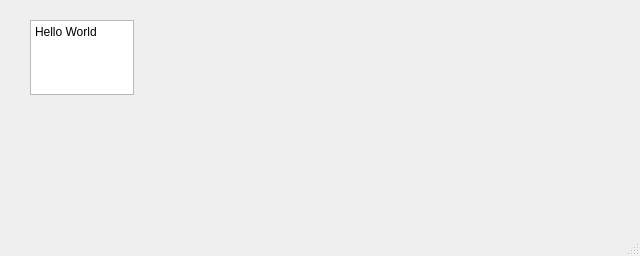
<?xml version="1.0" encoding="UTF-8"?>
<ui version="4.0">
 <class>MainWindow</class>
 <widget class="QMainWindow" name="MainWindow">
  <property name="geometry">
   <rect>
    <x>0</x>
    <y>0</y>
    <width>640</width>
    <height>256</height>
   </rect>
  </property>
  <property name="windowTitle">
   <string>MainWindow</string>
  </property>
  <widget class="QWidget" name="centralwidget">
   <widget class="QTextEdit" name="textEdit">
    <property name="geometry">
     <rect>
      <x>30</x>
      <y>20</y>
      <width>104</width>
      <height>75</height>
     </rect>
    </property>
    <property name="html">
     <string>&lt;!DOCTYPE HTML PUBLIC &quot;-//W3C//DTD HTML 4.0//EN&quot; &quot;http://www.w3.org/TR/REC-html40/strict.dtd&quot;&gt;
&lt;html&gt;&lt;head&gt;&lt;meta name=&quot;qrichtext&quot; content=&quot;1&quot; /&gt;&lt;style type=&quot;text/css&quot;&gt;
p, li { white-space: pre-wrap; }
&lt;/style&gt;&lt;/head&gt;&lt;body style=&quot; font-family:'Sans'; font-size:9pt; font-weight:400; font-style:normal;&quot;&gt;
&lt;p style=&quot; margin-top:0px; margin-bottom:0px; margin-left:0px; margin-right:0px; -qt-block-indent:0; text-indent:0px;&quot;&gt;Hello World&lt;/p&gt;
&lt;p style=&quot;-qt-paragraph-type:empty; margin-top:0px; margin-bottom:0px; margin-left:0px; margin-right:0px; -qt-block-indent:0; text-indent:0px;&quot;&gt;&lt;br /&gt;&lt;/p&gt;&lt;/body&gt;&lt;/html&gt;</string>
    </property>
   </widget>
  </widget>
  <widget class="QMenuBar" name="menubar">
   <property name="geometry">
    <rect>
     <x>0</x>
     <y>0</y>
     <width>640</width>
     <height>20</height>
    </rect>
   </property>
  </widget>
  <widget class="QStatusBar" name="statusbar"/>
 </widget>
 <resources/>
 <connections/>
</ui>
